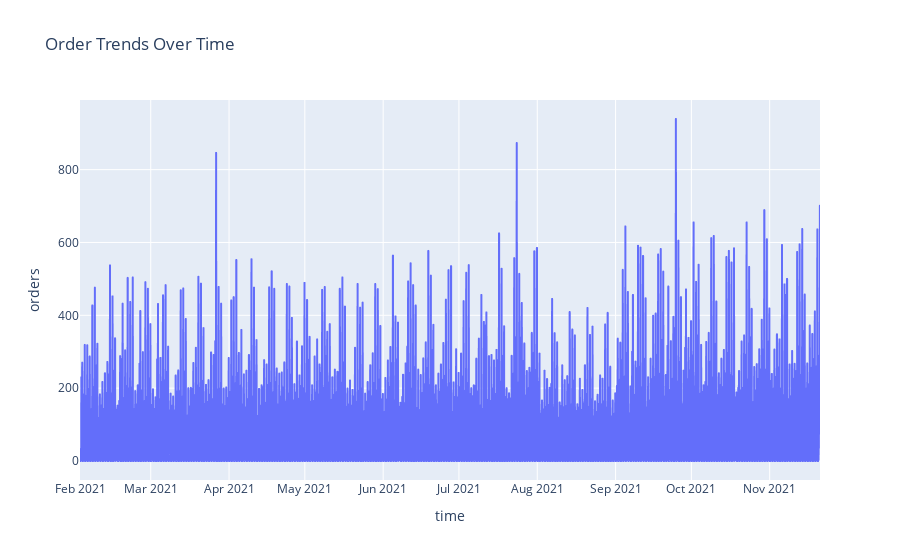

Here is the notebook cell this chart was saved with:
### Code cell
eda_train = eda_train.sort_values(by='time')
fig = px.line(eda_train, x='time', y='orders', title='Order Trends Over Time')
fig.show()

### Figure 1 — Plotly figure (JSON) as saved in the notebook; plotly's stock layout.template omitted (floating-point values rounded to 4 significant figures; data arrays with more than 128 entries replaced by an {"elided": "..."} marker saying what was removed)
{"data": [{"hovertemplate": "time=%{x}<br>orders=%{y}<extra></extra>", "legendgroup": "", "line": {"color": "#636efa", "dash": "solid"}, "marker": {"symbol": "circle"}, "mode": "lines", "name": "", "showlegend": false, "type": "scattergl", "x": {"elided": "7013 str values"}, "xaxis": "x", "y": {"elided": "7013 int values"}, "yaxis": "y"}], "layout": {"legend": {"tracegroupgap": 0}, "title": {"text": "Order Trends Over Time"}, "xaxis": {"anchor": "y", "domain": [0, 1], "title": {"text": "time"}}, "yaxis": {"anchor": "x", "domain": [0, 1], "title": {"text": "orders"}}}}
